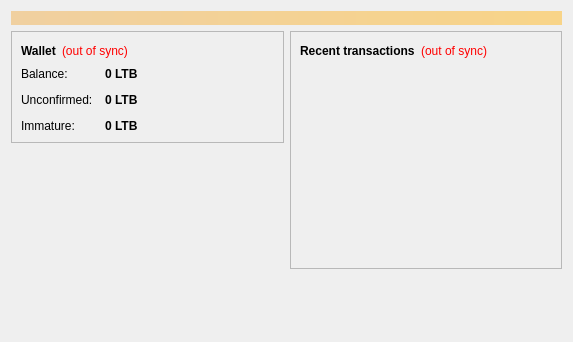
<?xml version="1.0" encoding="UTF-8"?>
<ui version="4.0">
 <class>OverviewPage</class>
 <widget class="QWidget" name="OverviewPage">
  <property name="geometry">
   <rect>
    <x>0</x>
    <y>0</y>
    <width>573</width>
    <height>342</height>
   </rect>
  </property>
  <property name="windowTitle">
   <string>Form</string>
  </property>
  <layout class="QVBoxLayout" name="topLayout">
   <item>
    <widget class="QLabel" name="labelAlerts">
     <property name="visible">
      <bool>false</bool>
     </property>
     <property name="styleSheet">
      <string notr="true">background-color: qlineargradient(x1: 0, y1: 0, x2: 1, y2: 0, stop:0 #F0D0A0, stop:1 #F8D488); color:#000000;</string>
     </property>
     <property name="wordWrap">
      <bool>true</bool>
     </property>
     <property name="margin">
      <number>3</number>
     </property>
    </widget>
   </item>
   <item>
    <layout class="QHBoxLayout" name="horizontalLayout" stretch="1,1">
     <item>
      <layout class="QVBoxLayout" name="verticalLayout_2">
       <item>
        <widget class="QFrame" name="frame">
         <property name="frameShape">
          <enum>QFrame::StyledPanel</enum>
         </property>
         <property name="frameShadow">
          <enum>QFrame::Raised</enum>
         </property>
         <layout class="QVBoxLayout" name="verticalLayout_4">
          <item>
           <layout class="QHBoxLayout" name="horizontalLayout_4">
            <item>
             <widget class="QLabel" name="label_5">
              <property name="font">
               <font>
                <weight>75</weight>
                <bold>true</bold>
               </font>
              </property>
              <property name="text">
               <string>Wallet</string>
              </property>
             </widget>
            </item>
            <item>
             <widget class="QLabel" name="labelWalletStatus">
              <property name="toolTip">
               <string>The displayed information may be out of date. Your wallet automatically synchronizes with the Litebar network after a connection is established, but this process has not completed yet.</string>
              </property>
              <property name="styleSheet">
               <string notr="true">QLabel { color: red; }</string>
              </property>
              <property name="text">
               <string notr="true">(out of sync)</string>
              </property>
              <property name="alignment">
               <set>Qt::AlignLeading|Qt::AlignLeft|Qt::AlignVCenter</set>
              </property>
             </widget>
            </item>
            <item>
             <spacer name="horizontalSpacer_2">
              <property name="orientation">
               <enum>Qt::Horizontal</enum>
              </property>
              <property name="sizeHint" stdset="0">
               <size>
                <width>40</width>
                <height>20</height>
               </size>
              </property>
             </spacer>
            </item>
           </layout>
          </item>
          <item>
           <layout class="QFormLayout" name="formLayout_2">
            <property name="fieldGrowthPolicy">
             <enum>QFormLayout::AllNonFixedFieldsGrow</enum>
            </property>
            <property name="horizontalSpacing">
             <number>12</number>
            </property>
            <property name="verticalSpacing">
             <number>12</number>
            </property>
            <item row="0" column="0">
             <widget class="QLabel" name="label">
              <property name="text">
               <string>Balance:</string>
              </property>
             </widget>
            </item>
            <item row="0" column="1">
             <widget class="QLabel" name="labelBalance">
              <property name="font">
               <font>
                <weight>75</weight>
                <bold>true</bold>
               </font>
              </property>
              <property name="cursor">
               <cursorShape>IBeamCursor</cursorShape>
              </property>
              <property name="toolTip">
               <string>Your current balance</string>
              </property>
              <property name="text">
               <string notr="true">0 LTB</string>
              </property>
              <property name="textInteractionFlags">
               <set>Qt::LinksAccessibleByMouse|Qt::TextSelectableByKeyboard|Qt::TextSelectableByMouse</set>
              </property>
             </widget>
            </item>
            <item row="1" column="0">
             <widget class="QLabel" name="label_3">
              <property name="text">
               <string>Unconfirmed:</string>
              </property>
             </widget>
            </item>
            <item row="1" column="1">
             <widget class="QLabel" name="labelUnconfirmed">
              <property name="font">
               <font>
                <weight>75</weight>
                <bold>true</bold>
               </font>
              </property>
              <property name="cursor">
               <cursorShape>IBeamCursor</cursorShape>
              </property>
              <property name="toolTip">
               <string>Total of transactions that have yet to be confirmed, and do not yet count toward the current balance</string>
              </property>
              <property name="text">
               <string notr="true">0 LTB</string>
              </property>
              <property name="textInteractionFlags">
               <set>Qt::LinksAccessibleByMouse|Qt::TextSelectableByKeyboard|Qt::TextSelectableByMouse</set>
              </property>
             </widget>
            </item>
            <item row="2" column="0">
             <widget class="QLabel" name="labelImmatureText">
              <property name="text">
               <string>Immature:</string>
              </property>
             </widget>
            </item>
            <item row="2" column="1">
             <widget class="QLabel" name="labelImmature">
              <property name="font">
               <font>
                <weight>75</weight>
                <bold>true</bold>
               </font>
              </property>
              <property name="toolTip">
               <string>Mined balance that has not yet matured</string>
              </property>
              <property name="text">
               <string notr="true">0 LTB</string>
              </property>
              <property name="textInteractionFlags">
               <set>Qt::LinksAccessibleByMouse|Qt::TextSelectableByKeyboard|Qt::TextSelectableByMouse</set>
              </property>
             </widget>
            </item>
           </layout>
          </item>
         </layout>
        </widget>
       </item>
       <item>
        <spacer name="verticalSpacer">
         <property name="orientation">
          <enum>Qt::Vertical</enum>
         </property>
         <property name="sizeHint" stdset="0">
          <size>
           <width>20</width>
           <height>40</height>
          </size>
         </property>
        </spacer>
       </item>
      </layout>
     </item>
     <item>
      <layout class="QVBoxLayout" name="verticalLayout_3">
       <item>
        <widget class="QFrame" name="frame_2">
         <property name="frameShape">
          <enum>QFrame::StyledPanel</enum>
         </property>
         <property name="frameShadow">
          <enum>QFrame::Raised</enum>
         </property>
         <layout class="QVBoxLayout" name="verticalLayout">
          <item>
           <layout class="QHBoxLayout" name="horizontalLayout_2">
            <item>
             <widget class="QLabel" name="label_4">
              <property name="text">
               <string>&lt;b&gt;Recent transactions&lt;/b&gt;</string>
              </property>
             </widget>
            </item>
            <item>
             <widget class="QLabel" name="labelTransactionsStatus">
              <property name="toolTip">
               <string>The displayed information may be out of date. Your wallet automatically synchronizes with the Litebar network after a connection is established, but this process has not completed yet.</string>
              </property>
              <property name="styleSheet">
               <string notr="true">QLabel { color: red; }</string>
              </property>
              <property name="text">
               <string notr="true">(out of sync)</string>
              </property>
              <property name="alignment">
               <set>Qt::AlignRight|Qt::AlignTrailing|Qt::AlignVCenter</set>
              </property>
             </widget>
            </item>
            <item>
             <spacer name="horizontalSpacer">
              <property name="orientation">
               <enum>Qt::Horizontal</enum>
              </property>
              <property name="sizeHint" stdset="0">
               <size>
                <width>40</width>
                <height>20</height>
               </size>
              </property>
             </spacer>
            </item>
           </layout>
          </item>
          <item>
           <widget class="QListView" name="listTransactions">
            <property name="styleSheet">
             <string notr="true">QListView { background: transparent; }</string>
            </property>
            <property name="frameShape">
             <enum>QFrame::NoFrame</enum>
            </property>
            <property name="verticalScrollBarPolicy">
             <enum>Qt::ScrollBarAlwaysOff</enum>
            </property>
            <property name="horizontalScrollBarPolicy">
             <enum>Qt::ScrollBarAlwaysOff</enum>
            </property>
            <property name="selectionMode">
             <enum>QAbstractItemView::NoSelection</enum>
            </property>
           </widget>
          </item>
         </layout>
        </widget>
       </item>
       <item>
        <spacer name="verticalSpacer_2">
         <property name="orientation">
          <enum>Qt::Vertical</enum>
         </property>
         <property name="sizeHint" stdset="0">
          <size>
           <width>20</width>
           <height>40</height>
          </size>
         </property>
        </spacer>
       </item>
      </layout>
     </item>
    </layout>
   </item>
  </layout>
 </widget>
 <resources/>
 <connections/>
</ui>
